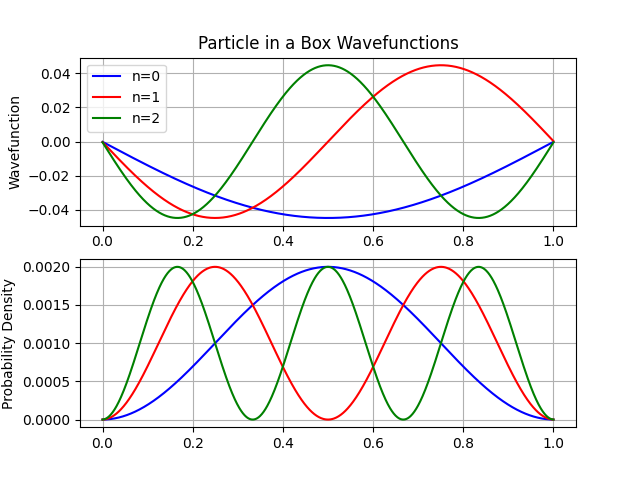

Generate this figure with Python:
import numpy as np
import matplotlib.pyplot as plt

L = 1
N = np.linspace(0, 1, 1000)
dx = L / len(N)

matrix = np.zeros((len(N), len(N)))
n_1 = np.ones(len(N))
n_2 = 2*n_1
n_3 = -1 * n_1
M = np.diag(n_2) + np.diag(n_3[:-1], k=1) + np.diag(n_3[:-1], k=-1)
#np_diag ile 2'yi köşegene diğer değerleri de köşegenin yanlarına yerleştirdim.

c = 1 / (2 * (dx**2))
H = c * M

eigenvalues, eigenvectors = np.linalg.eigh(H)
#eigh simetrik matrisler için kullanılıyormuş.
psi_0 = eigenvectors[:, 0]
psi_1 = eigenvectors[:, 1]
psi_2 = eigenvectors[:, 2]
#ilk üç özvektörü aldım.

fig, (ax1, ax2) = plt.subplots(2, 1)
ax1.plot(N, psi_0,
         color='blue',
         label="n=0")
ax1.plot(N, psi_1,
         color='red',
         label="n=1")
ax1.plot(N, psi_2,
         color='green',
         label="n=2")
ax1.set(ylabel="Wavefunction",
        title="Particle in a Box Wavefunctions")
ax1.legend()
#İsimleri yapay zekadan aldım.
ax1.grid(True)

ax2.plot(N, psi_0**2,
         color='blue',
         label="n=0")
ax2.plot(N, psi_1**2,
         color='red',
         label="n=1")
ax2.plot(N, psi_2**2,
         color='green',
         label="n=2")
ax2.set(ylabel="Probability Density")
#İsimleri tekrardan yapay zekadan alınma.
ax2.grid(True)

plt.savefig("particle_in_box")